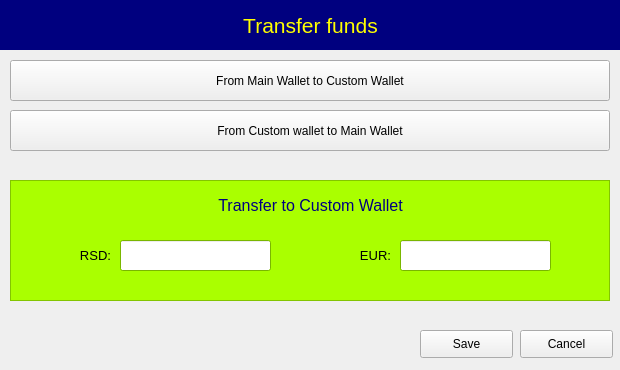
<?xml version="1.0" encoding="UTF-8"?>
<ui version="4.0">
 <class>Dialog</class>
 <widget class="QDialog" name="Dialog">
  <property name="geometry">
   <rect>
    <x>0</x>
    <y>0</y>
    <width>620</width>
    <height>370</height>
   </rect>
  </property>
  <property name="windowTitle">
   <string>Dialog</string>
  </property>
  <widget class="QLabel" name="lbl_caption">
   <property name="geometry">
    <rect>
     <x>0</x>
     <y>0</y>
     <width>621</width>
     <height>50</height>
    </rect>
   </property>
   <property name="palette">
    <palette>
     <active>
      <colorrole role="WindowText">
       <brush brushstyle="SolidPattern">
        <color alpha="255">
         <red>255</red>
         <green>255</green>
         <blue>0</blue>
        </color>
       </brush>
      </colorrole>
      <colorrole role="Base">
       <brush brushstyle="SolidPattern">
        <color alpha="255">
         <red>255</red>
         <green>255</green>
         <blue>255</blue>
        </color>
       </brush>
      </colorrole>
      <colorrole role="Window">
       <brush brushstyle="SolidPattern">
        <color alpha="255">
         <red>0</red>
         <green>0</green>
         <blue>127</blue>
        </color>
       </brush>
      </colorrole>
     </active>
     <inactive>
      <colorrole role="WindowText">
       <brush brushstyle="SolidPattern">
        <color alpha="255">
         <red>255</red>
         <green>255</green>
         <blue>0</blue>
        </color>
       </brush>
      </colorrole>
      <colorrole role="Base">
       <brush brushstyle="SolidPattern">
        <color alpha="255">
         <red>255</red>
         <green>255</green>
         <blue>255</blue>
        </color>
       </brush>
      </colorrole>
      <colorrole role="Window">
       <brush brushstyle="SolidPattern">
        <color alpha="255">
         <red>0</red>
         <green>0</green>
         <blue>127</blue>
        </color>
       </brush>
      </colorrole>
     </inactive>
     <disabled>
      <colorrole role="WindowText">
       <brush brushstyle="SolidPattern">
        <color alpha="255">
         <red>120</red>
         <green>120</green>
         <blue>120</blue>
        </color>
       </brush>
      </colorrole>
      <colorrole role="Base">
       <brush brushstyle="SolidPattern">
        <color alpha="255">
         <red>0</red>
         <green>0</green>
         <blue>127</blue>
        </color>
       </brush>
      </colorrole>
      <colorrole role="Window">
       <brush brushstyle="SolidPattern">
        <color alpha="255">
         <red>0</red>
         <green>0</green>
         <blue>127</blue>
        </color>
       </brush>
      </colorrole>
     </disabled>
    </palette>
   </property>
   <property name="font">
    <font>
     <pointsize>16</pointsize>
    </font>
   </property>
   <property name="autoFillBackground">
    <bool>true</bool>
   </property>
   <property name="text">
    <string>Transfer funds</string>
   </property>
   <property name="alignment">
    <set>Qt::AlignCenter</set>
   </property>
  </widget>
  <widget class="QPushButton" name="btn_from_main">
   <property name="geometry">
    <rect>
     <x>10</x>
     <y>60</y>
     <width>600</width>
     <height>41</height>
    </rect>
   </property>
   <property name="text">
    <string>From Main Wallet to Custom Wallet</string>
   </property>
   <property name="icon">
    <iconset>
     <normaloff>data/assets/transfer_in.png</normaloff>data/assets/transfer_in.png</iconset>
   </property>
   <property name="iconSize">
    <size>
     <width>40</width>
     <height>40</height>
    </size>
   </property>
   <property name="autoDefault">
    <bool>false</bool>
   </property>
  </widget>
  <widget class="QPushButton" name="btn_to_main">
   <property name="geometry">
    <rect>
     <x>10</x>
     <y>110</y>
     <width>600</width>
     <height>41</height>
    </rect>
   </property>
   <property name="text">
    <string>From Custom wallet to Main Wallet</string>
   </property>
   <property name="icon">
    <iconset>
     <normaloff>data/assets/transfer_out.png</normaloff>data/assets/transfer_out.png</iconset>
   </property>
   <property name="iconSize">
    <size>
     <width>40</width>
     <height>40</height>
    </size>
   </property>
   <property name="autoDefault">
    <bool>false</bool>
   </property>
  </widget>
  <widget class="QFrame" name="frm_transfer">
   <property name="geometry">
    <rect>
     <x>10</x>
     <y>180</y>
     <width>600</width>
     <height>121</height>
    </rect>
   </property>
   <property name="palette">
    <palette>
     <active>
      <colorrole role="Base">
       <brush brushstyle="SolidPattern">
        <color alpha="255">
         <red>255</red>
         <green>255</green>
         <blue>255</blue>
        </color>
       </brush>
      </colorrole>
      <colorrole role="Window">
       <brush brushstyle="SolidPattern">
        <color alpha="255">
         <red>170</red>
         <green>255</green>
         <blue>0</blue>
        </color>
       </brush>
      </colorrole>
     </active>
     <inactive>
      <colorrole role="Base">
       <brush brushstyle="SolidPattern">
        <color alpha="255">
         <red>255</red>
         <green>255</green>
         <blue>255</blue>
        </color>
       </brush>
      </colorrole>
      <colorrole role="Window">
       <brush brushstyle="SolidPattern">
        <color alpha="255">
         <red>170</red>
         <green>255</green>
         <blue>0</blue>
        </color>
       </brush>
      </colorrole>
     </inactive>
     <disabled>
      <colorrole role="Base">
       <brush brushstyle="SolidPattern">
        <color alpha="255">
         <red>170</red>
         <green>255</green>
         <blue>0</blue>
        </color>
       </brush>
      </colorrole>
      <colorrole role="Window">
       <brush brushstyle="SolidPattern">
        <color alpha="255">
         <red>170</red>
         <green>255</green>
         <blue>0</blue>
        </color>
       </brush>
      </colorrole>
     </disabled>
    </palette>
   </property>
   <property name="autoFillBackground">
    <bool>true</bool>
   </property>
   <property name="frameShape">
    <enum>QFrame::StyledPanel</enum>
   </property>
   <property name="frameShadow">
    <enum>QFrame::Raised</enum>
   </property>
   <widget class="QLabel" name="lbl_frm_caption">
    <property name="geometry">
     <rect>
      <x>10</x>
      <y>10</y>
      <width>581</width>
      <height>31</height>
     </rect>
    </property>
    <property name="palette">
     <palette>
      <active>
       <colorrole role="WindowText">
        <brush brushstyle="SolidPattern">
         <color alpha="255">
          <red>0</red>
          <green>0</green>
          <blue>127</blue>
         </color>
        </brush>
       </colorrole>
      </active>
      <inactive>
       <colorrole role="WindowText">
        <brush brushstyle="SolidPattern">
         <color alpha="255">
          <red>0</red>
          <green>0</green>
          <blue>127</blue>
         </color>
        </brush>
       </colorrole>
      </inactive>
      <disabled>
       <colorrole role="WindowText">
        <brush brushstyle="SolidPattern">
         <color alpha="255">
          <red>120</red>
          <green>120</green>
          <blue>120</blue>
         </color>
        </brush>
       </colorrole>
      </disabled>
     </palette>
    </property>
    <property name="font">
     <font>
      <pointsize>12</pointsize>
     </font>
    </property>
    <property name="text">
     <string>Transfer to Custom Wallet</string>
    </property>
    <property name="alignment">
     <set>Qt::AlignCenter</set>
    </property>
   </widget>
   <widget class="QLineEdit" name="txt_rsd">
    <property name="geometry">
     <rect>
      <x>110</x>
      <y>60</y>
      <width>151</width>
      <height>31</height>
     </rect>
    </property>
   </widget>
   <widget class="QLabel" name="lbl_rsd">
    <property name="geometry">
     <rect>
      <x>40</x>
      <y>60</y>
      <width>61</width>
      <height>31</height>
     </rect>
    </property>
    <property name="font">
     <font>
      <pointsize>10</pointsize>
     </font>
    </property>
    <property name="text">
     <string>RSD:</string>
    </property>
    <property name="alignment">
     <set>Qt::AlignRight|Qt::AlignTrailing|Qt::AlignVCenter</set>
    </property>
   </widget>
   <widget class="QLabel" name="lbl_eur">
    <property name="geometry">
     <rect>
      <x>320</x>
      <y>60</y>
      <width>61</width>
      <height>31</height>
     </rect>
    </property>
    <property name="font">
     <font>
      <pointsize>10</pointsize>
     </font>
    </property>
    <property name="text">
     <string>EUR:</string>
    </property>
    <property name="alignment">
     <set>Qt::AlignRight|Qt::AlignTrailing|Qt::AlignVCenter</set>
    </property>
   </widget>
   <widget class="QLineEdit" name="txt_eur">
    <property name="geometry">
     <rect>
      <x>390</x>
      <y>60</y>
      <width>151</width>
      <height>31</height>
     </rect>
    </property>
   </widget>
  </widget>
  <widget class="QPushButton" name="btn_save">
   <property name="geometry">
    <rect>
     <x>420</x>
     <y>330</y>
     <width>93</width>
     <height>28</height>
    </rect>
   </property>
   <property name="text">
    <string>Save</string>
   </property>
   <property name="icon">
    <iconset>
     <normaloff>data/assets/ok.png</normaloff>data/assets/ok.png</iconset>
   </property>
   <property name="autoDefault">
    <bool>false</bool>
   </property>
  </widget>
  <widget class="QPushButton" name="btn_cancel">
   <property name="geometry">
    <rect>
     <x>520</x>
     <y>330</y>
     <width>93</width>
     <height>28</height>
    </rect>
   </property>
   <property name="text">
    <string>Cancel</string>
   </property>
   <property name="icon">
    <iconset>
     <normaloff>data/assets/close.png</normaloff>data/assets/close.png</iconset>
   </property>
   <property name="autoDefault">
    <bool>false</bool>
   </property>
  </widget>
 </widget>
 <resources/>
 <connections/>
</ui>
